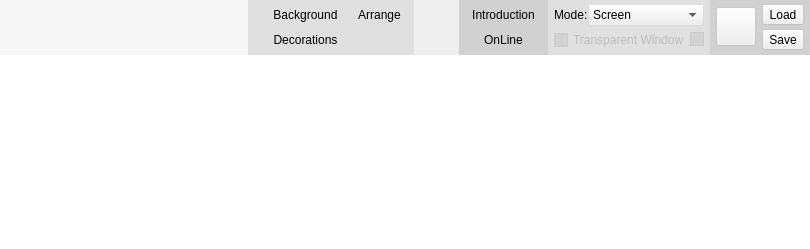
<?xml version="1.0" encoding="UTF-8"?>
<ui version="4.0">
 <class>MainWindow</class>
 <widget class="QWidget" name="MainWindow">
  <property name="geometry">
   <rect>
    <x>0</x>
    <y>0</y>
    <width>810</width>
    <height>249</height>
   </rect>
  </property>
  <layout class="QVBoxLayout" name="verticalLayout">
   <property name="spacing">
    <number>0</number>
   </property>
   <property name="margin">
    <number>0</number>
   </property>
   <item>
    <widget class="QWidget" name="bar" native="true">
     <property name="styleSheet">
      <string notr="true">#bar {
    background-color: qlineargradient(spread:pad, x1:0, y1:0, x2:0, y2:1,
stop:0 rgba(255, 255, 255, 255),
stop:0.190 rgba(232, 232, 232, 255),
stop:0.191 rgba(202, 202, 202, 255),
stop:1 rgba(237, 237, 237, 255))
}
</string>
     </property>
     <layout class="QHBoxLayout" name="horizontalLayout">
      <property name="spacing">
       <number>0</number>
      </property>
      <property name="margin">
       <number>0</number>
      </property>
      <item>
       <widget class="GroupBoxWidget" name="contentWidget" native="true">
        <property name="palette">
         <palette>
          <active>
           <colorrole role="Base">
            <brush brushstyle="SolidPattern">
             <color alpha="255">
              <red>0</red>
              <green>0</green>
              <blue>0</blue>
             </color>
            </brush>
           </colorrole>
           <colorrole role="Window">
            <brush brushstyle="SolidPattern">
             <color alpha="128">
              <red>255</red>
              <green>255</green>
              <blue>255</blue>
             </color>
            </brush>
           </colorrole>
          </active>
          <inactive>
           <colorrole role="Base">
            <brush brushstyle="SolidPattern">
             <color alpha="255">
              <red>0</red>
              <green>0</green>
              <blue>0</blue>
             </color>
            </brush>
           </colorrole>
           <colorrole role="Window">
            <brush brushstyle="SolidPattern">
             <color alpha="128">
              <red>255</red>
              <green>255</green>
              <blue>255</blue>
             </color>
            </brush>
           </colorrole>
          </inactive>
          <disabled>
           <colorrole role="Base">
            <brush brushstyle="SolidPattern">
             <color alpha="128">
              <red>255</red>
              <green>255</green>
              <blue>255</blue>
             </color>
            </brush>
           </colorrole>
           <colorrole role="Window">
            <brush brushstyle="SolidPattern">
             <color alpha="128">
              <red>255</red>
              <green>255</green>
              <blue>255</blue>
             </color>
            </brush>
           </colorrole>
          </disabled>
         </palette>
        </property>
        <property name="autoFillBackground">
         <bool>true</bool>
        </property>
        <property name="title" stdset="0">
         <string>ADD NEW</string>
        </property>
        <property name="borderFlags" stdset="0">
         <number>2</number>
        </property>
        <layout class="QHBoxLayout" name="horizontalLayout_2">
         <property name="spacing">
          <number>0</number>
         </property>
         <property name="margin">
          <number>0</number>
         </property>
         <item>
          <widget class="QToolButton" name="b1">
           <property name="iconSize">
            <size>
             <width>54</width>
             <height>48</height>
            </size>
           </property>
           <property name="autoRaise">
            <bool>true</bool>
           </property>
          </widget>
         </item>
         <item>
          <widget class="QToolButton" name="b2">
           <property name="iconSize">
            <size>
             <width>54</width>
             <height>48</height>
            </size>
           </property>
           <property name="autoRaise">
            <bool>true</bool>
           </property>
          </widget>
         </item>
         <item>
          <widget class="QToolButton" name="b3">
           <property name="iconSize">
            <size>
             <width>54</width>
             <height>48</height>
            </size>
           </property>
           <property name="autoRaise">
            <bool>true</bool>
           </property>
          </widget>
         </item>
         <item>
          <widget class="QToolButton" name="b4">
           <property name="iconSize">
            <size>
             <width>54</width>
             <height>48</height>
            </size>
           </property>
           <property name="autoRaise">
            <bool>true</bool>
           </property>
          </widget>
         </item>
        </layout>
       </widget>
      </item>
      <item>
       <widget class="GroupBoxWidget" name="widgetProperties" native="true">
        <property name="palette">
         <palette>
          <active>
           <colorrole role="Base">
            <brush brushstyle="SolidPattern">
             <color alpha="255">
              <red>0</red>
              <green>0</green>
              <blue>0</blue>
             </color>
            </brush>
           </colorrole>
           <colorrole role="Window">
            <brush brushstyle="SolidPattern">
             <color alpha="16">
              <red>0</red>
              <green>0</green>
              <blue>0</blue>
             </color>
            </brush>
           </colorrole>
          </active>
          <inactive>
           <colorrole role="Base">
            <brush brushstyle="SolidPattern">
             <color alpha="255">
              <red>0</red>
              <green>0</green>
              <blue>0</blue>
             </color>
            </brush>
           </colorrole>
           <colorrole role="Window">
            <brush brushstyle="SolidPattern">
             <color alpha="16">
              <red>0</red>
              <green>0</green>
              <blue>0</blue>
             </color>
            </brush>
           </colorrole>
          </inactive>
          <disabled>
           <colorrole role="Base">
            <brush brushstyle="SolidPattern">
             <color alpha="16">
              <red>0</red>
              <green>0</green>
              <blue>0</blue>
             </color>
            </brush>
           </colorrole>
           <colorrole role="Window">
            <brush brushstyle="SolidPattern">
             <color alpha="16">
              <red>0</red>
              <green>0</green>
              <blue>0</blue>
             </color>
            </brush>
           </colorrole>
          </disabled>
         </palette>
        </property>
        <property name="autoFillBackground">
         <bool>true</bool>
        </property>
        <property name="borderFlags" stdset="0">
         <number>2</number>
        </property>
        <layout class="QHBoxLayout" name="propLayout">
         <property name="spacing">
          <number>0</number>
         </property>
         <property name="leftMargin">
          <number>6</number>
         </property>
         <property name="topMargin">
          <number>0</number>
         </property>
         <property name="rightMargin">
          <number>6</number>
         </property>
         <property name="bottomMargin">
          <number>0</number>
         </property>
        </layout>
       </widget>
      </item>
      <item>
       <widget class="GroupBoxWidget" name="widgetCanvas" native="true">
        <property name="palette">
         <palette>
          <active>
           <colorrole role="Base">
            <brush brushstyle="SolidPattern">
             <color alpha="255">
              <red>0</red>
              <green>0</green>
              <blue>0</blue>
             </color>
            </brush>
           </colorrole>
           <colorrole role="Window">
            <brush brushstyle="SolidPattern">
             <color alpha="16">
              <red>0</red>
              <green>0</green>
              <blue>0</blue>
             </color>
            </brush>
           </colorrole>
          </active>
          <inactive>
           <colorrole role="Base">
            <brush brushstyle="SolidPattern">
             <color alpha="255">
              <red>0</red>
              <green>0</green>
              <blue>0</blue>
             </color>
            </brush>
           </colorrole>
           <colorrole role="Window">
            <brush brushstyle="SolidPattern">
             <color alpha="16">
              <red>0</red>
              <green>0</green>
              <blue>0</blue>
             </color>
            </brush>
           </colorrole>
          </inactive>
          <disabled>
           <colorrole role="Base">
            <brush brushstyle="SolidPattern">
             <color alpha="16">
              <red>0</red>
              <green>0</green>
              <blue>0</blue>
             </color>
            </brush>
           </colorrole>
           <colorrole role="Window">
            <brush brushstyle="SolidPattern">
             <color alpha="16">
              <red>0</red>
              <green>0</green>
              <blue>0</blue>
             </color>
            </brush>
           </colorrole>
          </disabled>
         </palette>
        </property>
        <property name="autoFillBackground">
         <bool>true</bool>
        </property>
        <property name="title" stdset="0">
         <string>CANVAS</string>
        </property>
        <property name="checkable" stdset="0">
         <bool>false</bool>
        </property>
        <property name="borderFlags" stdset="0">
         <number>2</number>
        </property>
        <layout class="QGridLayout" name="gridLayout_3">
         <property name="leftMargin">
          <number>6</number>
         </property>
         <property name="topMargin">
          <number>0</number>
         </property>
         <property name="rightMargin">
          <number>6</number>
         </property>
         <property name="bottomMargin">
          <number>0</number>
         </property>
         <property name="verticalSpacing">
          <number>0</number>
         </property>
         <item row="0" column="0">
          <widget class="QToolButton" name="backButton">
           <property name="sizePolicy">
            <sizepolicy hsizetype="Preferred" vsizetype="Fixed">
             <horstretch>0</horstretch>
             <verstretch>0</verstretch>
            </sizepolicy>
           </property>
           <property name="text">
            <string>Background</string>
           </property>
           <property name="popupMode">
            <enum>QToolButton::InstantPopup</enum>
           </property>
           <property name="autoRaise">
            <bool>true</bool>
           </property>
          </widget>
         </item>
         <item row="1" column="0">
          <widget class="QToolButton" name="decoButton">
           <property name="sizePolicy">
            <sizepolicy hsizetype="Preferred" vsizetype="Fixed">
             <horstretch>0</horstretch>
             <verstretch>0</verstretch>
            </sizepolicy>
           </property>
           <property name="text">
            <string>Decorations</string>
           </property>
           <property name="popupMode">
            <enum>QToolButton::InstantPopup</enum>
           </property>
           <property name="autoRaise">
            <bool>true</bool>
           </property>
          </widget>
         </item>
         <item row="0" column="1">
          <widget class="QToolButton" name="arrangeButton">
           <property name="sizePolicy">
            <sizepolicy hsizetype="Preferred" vsizetype="Fixed">
             <horstretch>0</horstretch>
             <verstretch>0</verstretch>
            </sizepolicy>
           </property>
           <property name="text">
            <string>Arrange</string>
           </property>
           <property name="popupMode">
            <enum>QToolButton::InstantPopup</enum>
           </property>
           <property name="autoRaise">
            <bool>true</bool>
           </property>
          </widget>
         </item>
        </layout>
       </widget>
      </item>
      <item>
       <spacer name="horizontalSpacer">
        <property name="orientation">
         <enum>Qt::Horizontal</enum>
        </property>
        <property name="sizeHint" stdset="0">
         <size>
          <width>40</width>
          <height>20</height>
         </size>
        </property>
       </spacer>
      </item>
      <item>
       <widget class="GroupBoxWidget" name="widgetHelp" native="true">
        <property name="palette">
         <palette>
          <active>
           <colorrole role="Base">
            <brush brushstyle="SolidPattern">
             <color alpha="255">
              <red>0</red>
              <green>0</green>
              <blue>0</blue>
             </color>
            </brush>
           </colorrole>
           <colorrole role="Window">
            <brush brushstyle="SolidPattern">
             <color alpha="32">
              <red>0</red>
              <green>0</green>
              <blue>0</blue>
             </color>
            </brush>
           </colorrole>
          </active>
          <inactive>
           <colorrole role="Base">
            <brush brushstyle="SolidPattern">
             <color alpha="255">
              <red>0</red>
              <green>0</green>
              <blue>0</blue>
             </color>
            </brush>
           </colorrole>
           <colorrole role="Window">
            <brush brushstyle="SolidPattern">
             <color alpha="32">
              <red>0</red>
              <green>0</green>
              <blue>0</blue>
             </color>
            </brush>
           </colorrole>
          </inactive>
          <disabled>
           <colorrole role="Base">
            <brush brushstyle="SolidPattern">
             <color alpha="32">
              <red>0</red>
              <green>0</green>
              <blue>0</blue>
             </color>
            </brush>
           </colorrole>
           <colorrole role="Window">
            <brush brushstyle="SolidPattern">
             <color alpha="32">
              <red>0</red>
              <green>0</green>
              <blue>0</blue>
             </color>
            </brush>
           </colorrole>
          </disabled>
         </palette>
        </property>
        <property name="autoFillBackground">
         <bool>true</bool>
        </property>
        <property name="title" stdset="0">
         <string>HELP</string>
        </property>
        <property name="checkable" stdset="0">
         <bool>true</bool>
        </property>
        <property name="checked" stdset="0">
         <bool>false</bool>
        </property>
        <property name="borderFlags" stdset="0">
         <number>1</number>
        </property>
        <layout class="QGridLayout" name="gridLayout">
         <property name="leftMargin">
          <number>6</number>
         </property>
         <property name="topMargin">
          <number>0</number>
         </property>
         <property name="rightMargin">
          <number>6</number>
         </property>
         <property name="bottomMargin">
          <number>0</number>
         </property>
         <property name="verticalSpacing">
          <number>0</number>
         </property>
         <item row="1" column="0">
          <widget class="QToolButton" name="onlineHelpButton">
           <property name="sizePolicy">
            <sizepolicy hsizetype="Preferred" vsizetype="Fixed">
             <horstretch>0</horstretch>
             <verstretch>0</verstretch>
            </sizepolicy>
           </property>
           <property name="text">
            <string>OnLine</string>
           </property>
           <property name="popupMode">
            <enum>QToolButton::InstantPopup</enum>
           </property>
           <property name="autoRaise">
            <bool>true</bool>
           </property>
          </widget>
         </item>
         <item row="0" column="0">
          <widget class="QToolButton" name="introButton">
           <property name="sizePolicy">
            <sizepolicy hsizetype="Preferred" vsizetype="Fixed">
             <horstretch>0</horstretch>
             <verstretch>0</verstretch>
            </sizepolicy>
           </property>
           <property name="text">
            <string>Introduction</string>
           </property>
           <property name="popupMode">
            <enum>QToolButton::InstantPopup</enum>
           </property>
           <property name="autoRaise">
            <bool>true</bool>
           </property>
          </widget>
         </item>
        </layout>
       </widget>
      </item>
      <item>
       <widget class="GroupBoxWidget" name="widgetMode" native="true">
        <property name="palette">
         <palette>
          <active>
           <colorrole role="Base">
            <brush brushstyle="SolidPattern">
             <color alpha="255">
              <red>0</red>
              <green>0</green>
              <blue>0</blue>
             </color>
            </brush>
           </colorrole>
           <colorrole role="Window">
            <brush brushstyle="SolidPattern">
             <color alpha="16">
              <red>0</red>
              <green>0</green>
              <blue>0</blue>
             </color>
            </brush>
           </colorrole>
          </active>
          <inactive>
           <colorrole role="Base">
            <brush brushstyle="SolidPattern">
             <color alpha="255">
              <red>0</red>
              <green>0</green>
              <blue>0</blue>
             </color>
            </brush>
           </colorrole>
           <colorrole role="Window">
            <brush brushstyle="SolidPattern">
             <color alpha="16">
              <red>0</red>
              <green>0</green>
              <blue>0</blue>
             </color>
            </brush>
           </colorrole>
          </inactive>
          <disabled>
           <colorrole role="Base">
            <brush brushstyle="SolidPattern">
             <color alpha="16">
              <red>0</red>
              <green>0</green>
              <blue>0</blue>
             </color>
            </brush>
           </colorrole>
           <colorrole role="Window">
            <brush brushstyle="SolidPattern">
             <color alpha="16">
              <red>0</red>
              <green>0</green>
              <blue>0</blue>
             </color>
            </brush>
           </colorrole>
          </disabled>
         </palette>
        </property>
        <property name="autoFillBackground">
         <bool>true</bool>
        </property>
        <property name="title" stdset="0">
         <string>SETUP</string>
        </property>
        <property name="checkable" stdset="0">
         <bool>true</bool>
        </property>
        <property name="checked" stdset="0">
         <bool>false</bool>
        </property>
        <property name="borderFlags" stdset="0">
         <number>1</number>
        </property>
        <layout class="QGridLayout" name="gridLayout_2">
         <property name="leftMargin">
          <number>6</number>
         </property>
         <property name="topMargin">
          <number>0</number>
         </property>
         <property name="rightMargin">
          <number>6</number>
         </property>
         <property name="bottomMargin">
          <number>0</number>
         </property>
         <property name="verticalSpacing">
          <number>0</number>
         </property>
         <item row="0" column="0">
          <layout class="QHBoxLayout" name="horizontalLayout_3">
           <item>
            <widget class="QLabel" name="label">
             <property name="text">
              <string>Mode:</string>
             </property>
            </widget>
           </item>
           <item>
            <widget class="QComboBox" name="projectType">
             <property name="sizePolicy">
              <sizepolicy hsizetype="MinimumExpanding" vsizetype="Fixed">
               <horstretch>0</horstretch>
               <verstretch>0</verstretch>
              </sizepolicy>
             </property>
             <item>
              <property name="text">
               <string>Screen</string>
              </property>
             </item>
             <item>
              <property name="text">
               <string>CD Cover</string>
              </property>
             </item>
             <item>
              <property name="text">
               <string>DVD Cover</string>
              </property>
             </item>
             <item>
              <property name="text">
               <string>Exact Size</string>
              </property>
             </item>
            </widget>
           </item>
          </layout>
         </item>
         <item row="1" column="0">
          <layout class="QHBoxLayout" name="horizontalLayout_4">
           <item>
            <widget class="QCheckBox" name="transpBox">
             <property name="enabled">
              <bool>false</bool>
             </property>
             <property name="text">
              <string>Transparent Window</string>
             </property>
            </widget>
           </item>
           <item>
            <widget class="QCheckBox" name="accelBox">
             <property name="enabled">
              <bool>false</bool>
             </property>
             <property name="icon">
              <iconset resource="fotowall.qrc">
               <normaloff>:/data/opengl-logo.png</normaloff>:/data/opengl-logo.png</iconset>
             </property>
             <property name="iconSize">
              <size>
               <width>32</width>
               <height>16</height>
              </size>
             </property>
            </widget>
           </item>
          </layout>
         </item>
        </layout>
       </widget>
      </item>
      <item>
       <widget class="GroupBoxWidget" name="widgetFile" native="true">
        <property name="palette">
         <palette>
          <active>
           <colorrole role="Base">
            <brush brushstyle="SolidPattern">
             <color alpha="255">
              <red>0</red>
              <green>0</green>
              <blue>0</blue>
             </color>
            </brush>
           </colorrole>
           <colorrole role="Window">
            <brush brushstyle="SolidPattern">
             <color alpha="32">
              <red>0</red>
              <green>0</green>
              <blue>0</blue>
             </color>
            </brush>
           </colorrole>
          </active>
          <inactive>
           <colorrole role="Base">
            <brush brushstyle="SolidPattern">
             <color alpha="255">
              <red>0</red>
              <green>0</green>
              <blue>0</blue>
             </color>
            </brush>
           </colorrole>
           <colorrole role="Window">
            <brush brushstyle="SolidPattern">
             <color alpha="32">
              <red>0</red>
              <green>0</green>
              <blue>0</blue>
             </color>
            </brush>
           </colorrole>
          </inactive>
          <disabled>
           <colorrole role="Base">
            <brush brushstyle="SolidPattern">
             <color alpha="32">
              <red>0</red>
              <green>0</green>
              <blue>0</blue>
             </color>
            </brush>
           </colorrole>
           <colorrole role="Window">
            <brush brushstyle="SolidPattern">
             <color alpha="32">
              <red>0</red>
              <green>0</green>
              <blue>0</blue>
             </color>
            </brush>
           </colorrole>
          </disabled>
         </palette>
        </property>
        <property name="autoFillBackground">
         <bool>true</bool>
        </property>
        <property name="title" stdset="0">
         <string>FILE</string>
        </property>
        <property name="checkable" stdset="0">
         <bool>true</bool>
        </property>
        <property name="borderFlags" stdset="0">
         <number>1</number>
        </property>
        <layout class="QGridLayout" name="gridLayout_4">
         <property name="leftMargin">
          <number>6</number>
         </property>
         <property name="topMargin">
          <number>0</number>
         </property>
         <property name="rightMargin">
          <number>6</number>
         </property>
         <property name="bottomMargin">
          <number>0</number>
         </property>
         <property name="verticalSpacing">
          <number>0</number>
         </property>
         <item row="0" column="2">
          <widget class="QToolButton" name="loadButton">
           <property name="sizePolicy">
            <sizepolicy hsizetype="Preferred" vsizetype="Fixed">
             <horstretch>0</horstretch>
             <verstretch>0</verstretch>
            </sizepolicy>
           </property>
           <property name="text">
            <string>Load</string>
           </property>
          </widget>
         </item>
         <item row="1" column="2">
          <widget class="QToolButton" name="saveButton">
           <property name="sizePolicy">
            <sizepolicy hsizetype="Preferred" vsizetype="Fixed">
             <horstretch>0</horstretch>
             <verstretch>0</verstretch>
            </sizepolicy>
           </property>
           <property name="text">
            <string>Save</string>
           </property>
           <property name="toolButtonStyle">
            <enum>Qt::ToolButtonTextBesideIcon</enum>
           </property>
          </widget>
         </item>
         <item row="0" column="0" rowspan="2">
          <widget class="QToolButton" name="exportButton">
           <property name="sizePolicy">
            <sizepolicy hsizetype="Preferred" vsizetype="Fixed">
             <horstretch>0</horstretch>
             <verstretch>0</verstretch>
            </sizepolicy>
           </property>
           <property name="text">
            <string/>
           </property>
           <property name="icon">
            <iconset resource="fotowall.qrc">
             <normaloff>:/data/fotowall.png</normaloff>:/data/fotowall.png</iconset>
           </property>
           <property name="iconSize">
            <size>
             <width>32</width>
             <height>32</height>
            </size>
           </property>
           <property name="toolButtonStyle">
            <enum>Qt::ToolButtonTextBesideIcon</enum>
           </property>
          </widget>
         </item>
        </layout>
       </widget>
      </item>
     </layout>
    </widget>
   </item>
   <item>
    <widget class="FWGraphicsView" name="canvas">
     <property name="frameShape">
      <enum>QFrame::NoFrame</enum>
     </property>
    </widget>
   </item>
  </layout>
  <action name="aAddPicture">
   <property name="icon">
    <iconset resource="fotowall.qrc">
     <normaloff>:/data/insert-image.png</normaloff>:/data/insert-image.png</iconset>
   </property>
   <property name="text">
    <string>Add Picture</string>
   </property>
  </action>
  <action name="aAddText">
   <property name="icon">
    <iconset resource="fotowall.qrc">
     <normaloff>:/data/insert-text.png</normaloff>:/data/insert-text.png</iconset>
   </property>
   <property name="text">
    <string>Add Text</string>
   </property>
  </action>
  <action name="aAddWebcam">
   <property name="icon">
    <iconset resource="fotowall.qrc">
     <normaloff>:/data/insert-camera.png</normaloff>:/data/insert-camera.png</iconset>
   </property>
   <property name="text">
    <string>Add Webcam</string>
   </property>
  </action>
  <action name="aAddFlickr">
   <property name="checkable">
    <bool>true</bool>
   </property>
   <property name="icon">
    <iconset resource="fotowall.qrc">
     <normaloff>:/data/insert-download.png</normaloff>:/data/insert-download.png</iconset>
   </property>
   <property name="text">
    <string>Add Flickr</string>
   </property>
  </action>
 </widget>
 <customwidgets>
  <customwidget>
   <class>FWGraphicsView</class>
   <extends>QGraphicsView</extends>
   <header>MainWindow.h</header>
  </customwidget>
  <customwidget>
   <class>GroupBoxWidget</class>
   <extends>QWidget</extends>
   <header>GroupBoxWidget.h</header>
   <container>1</container>
  </customwidget>
 </customwidgets>
 <resources>
  <include location="fotowall.qrc"/>
 </resources>
 <connections/>
</ui>
